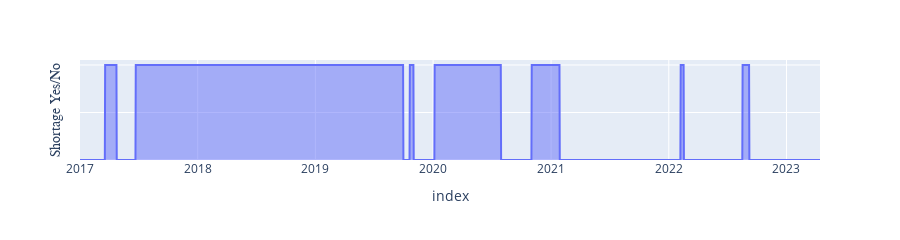

This figure's notebook cell:
### Code cell
# Plot historical
import plotly.express as px

fig = px.area(d, x='index', y="shortage_day",width=900, height=220)
fig.update_yaxes(title='Shortage Yes/No', visible=True, showticklabels=False,title_font_family="Arial Narrow")

fig.show()

### Figure 1 — Plotly figure (JSON) as saved in the notebook; plotly's stock layout.template omitted (floating-point values rounded to 4 significant figures; data arrays with more than 128 entries replaced by an {"elided": "..."} marker saying what was removed)
{"data": [{"fillpattern": {"shape": ""}, "hovertemplate": "index=%{x}<br>shortage_day=%{y}<extra></extra>", "legendgroup": "", "line": {"color": "#636efa"}, "marker": {"symbol": "circle"}, "mode": "lines", "name": "", "orientation": "v", "showlegend": false, "stackgroup": "1", "type": "scatter", "x": {"elided": "2296 str values"}, "xaxis": "x", "y": {"elided": "2296 int values"}, "yaxis": "y"}], "layout": {"height": 220, "legend": {"tracegroupgap": 0}, "margin": {"t": 60}, "width": 900, "xaxis": {"anchor": "y", "domain": [0, 1], "title": {"text": "index"}}, "yaxis": {"anchor": "x", "domain": [0, 1], "showticklabels": false, "title": {"font": {"family": "Arial Narrow"}, "text": "Shortage Yes/No"}, "visible": true}}}
